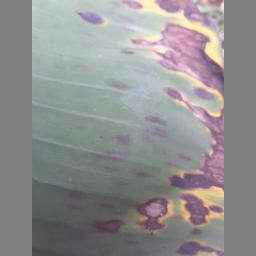
#> input picture final_dataset/test/black_sigatoka/black_sigatoka (102).jpg, 256 x 256 px
$ python -i auto_anotation.py   (imports and definitions only)
#> lines starting #> are read from the running program, lines starting #| are printed output that depends on the picture; after the words box and inside, x2 and y2 are one past the last pixel; in counts of white or black regions, pixels touching at a corner belong together
import cv2
import os
import json
import numpy as np

def detect_leaf_bbox(image_path):
    # Cargar la imagen
    image = cv2.imread(image_path)
#> image is the input picture: shape (256, 256, 3); mean B, G, R 143.6, 142.7, 143.8

    # Crear una máscara para ignorar el padding gris (127, 127, 127)
    mask = cv2.inRange(image, (127, 127, 127), (127, 127, 127))
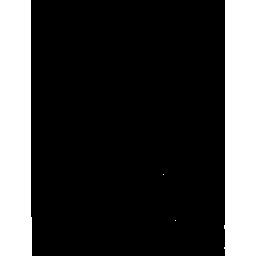
#> mask: shape (256, 256); 24.3% white; 4 white regions (2 under 20 px), largest, box (x1, y1, x2, y2) and area: (0, 0, 32, 256) 7975, (224, 0, 256, 256) 7942

    # Invertir la máscara para detectar la hoja
    mask_inv = cv2.bitwise_not(mask)
#> mask_inv: shape (256, 256); 75.7% white; 4 black regions (2 under 20 px)

    # Aplicar la máscara y encontrar contornos
    contours, _ = cv2.findContours(mask_inv, cv2.RETR_EXTERNAL, cv2.CHAIN_APPROX_SIMPLE)
#> contours = 1 contour; box (x1, y1, x2, y2) and area: (31, 0, 225, 256) 49170

    if contours:
        # Encontrar el contorno más grande (asumiendo que es la hoja)
        largest_contour = max(contours, key=cv2.contourArea)
#> largest_contour = contour of 14 points, box (x1, y1, x2, y2) (31, 0, 225, 256), area 49170
        x, y, w, h = cv2.boundingRect(largest_contour)
#> x = 31; y = 0; w = 194; h = 256
        return x, y, w, h

    return None

# [89 lines left out: functions modify_bbox, visualize_bbox, generate_annotations, not called in this run]

# [3 lines not run here, left out]

>>> result = detect_leaf_bbox('../final_dataset/test/black_sigatoka/black_sigatoka (102).jpg')
#> result = (31, 0, 194, 256)

$ run again, on final_dataset/test/healthy_leaves/healthy (146).jpg
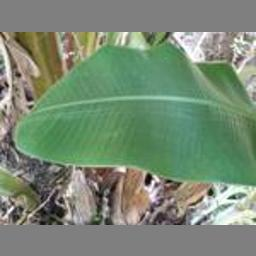
#> input picture final_dataset/test/healthy_leaves/healthy (146).jpg, 256 x 256 px
#> in detect_leaf_bbox, image is the input picture: shape (256, 256, 3); mean B, G, R 116.5, 137.9, 120.8
#> in detect_leaf_bbox, `mask = cv2.inRange(image, (127, 127, 127), (127, 127, 127))`:
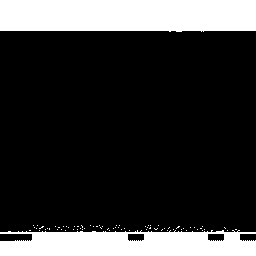
#> mask: shape (256, 256); 20.9% white; 71 white regions (69 under 20 px), largest, box (x1, y1, x2, y2) and area: (0, 0, 256, 32) 7946, (0, 230, 256, 256) 5675
#> mask_inv: shape (256, 256); 79.1% white; 71 black regions (69 under 20 px)
#> contours = 5 contours; box (x1, y1, x2, y2) and area: (0, 31, 256, 232) 50939, (0, 234, 32, 241) 178, (240, 234, 256, 241) 82, (208, 234, 224, 241) 82, (128, 234, 144, 241) 82
#> largest_contour = contour of 114 points, box (x1, y1, x2, y2) (0, 31, 256, 232), area 50939
#> x = 0; y = 31; w = 256; h = 201
#> result = (0, 31, 256, 201)
